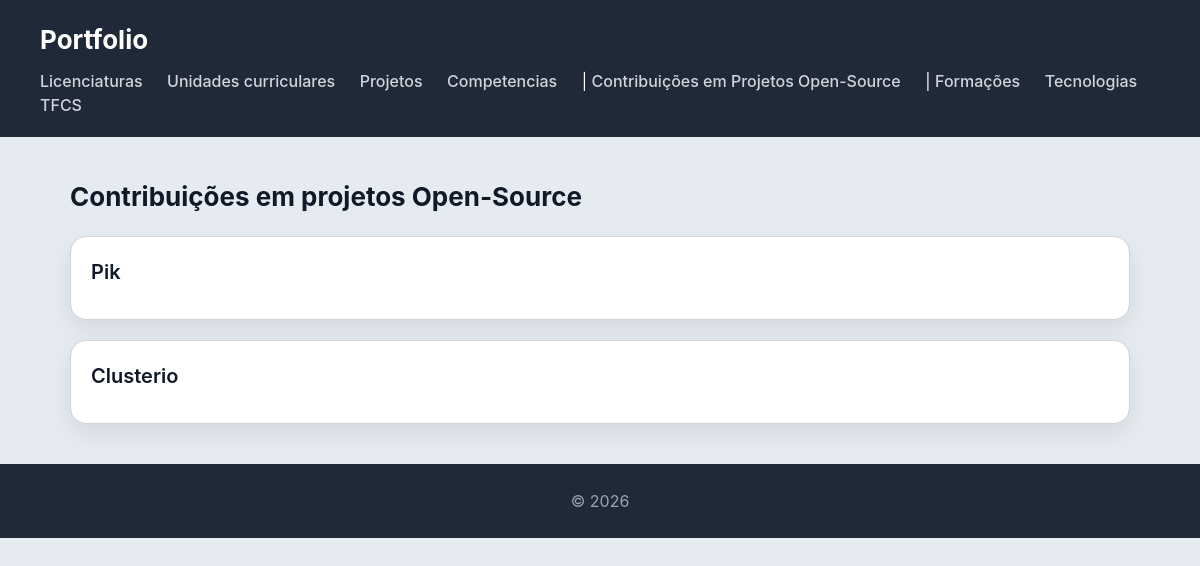
The page /contribuicoes/ on the database its author committed.
### portfolio/models.py (models this page shows)
class ContribuicaoOpenSource(models.Model):
    nome_projeto = models.CharField(max_length=100)
    descricao_projeto = models.CharField(max_length=250)
    descricao_contribuicao = models.CharField(max_length=500)
    link_repo = models.CharField(max_length=250)
    tecnologia = models.ManyToManyField(Tecnologia)
    def __str__(self):
        return self.nome_projeto

### portfolio/views.py (the view)
# urls.py: path('contribuicoes/', views.contribuicoesOpenSource_view, name='contribuicoes'),
def contribuicoesOpenSource_view(request):
    contribuicoes = (ContribuicaoOpenSource.objects
                    .select_related()
                    .prefetch_related()
                    .all())
    return render(request, 'portfolio/contribuicoes.html', {'contribuicoes': contribuicoes})

### portfolio/templates/portfolio/contribuicoes.html
{% extends "portfolio/base.html" %}
{% block content %}
<h2>Contribuições em projetos Open-Source</h2>
<section>
    {% for contrib in contribuicoes %}
    <article>
        <header>
            <h3>{{ contrib }}</h3>
        </header>
    </article>
    {% endfor %}
</section>
{% endblock %}

### portfolio/static/portfolio/styles.css (style rules this page uses)
* { box-sizing: border-box; margin: 0; padding: 0; }
body { font-family: "Inter", "Segoe UI", system-ui, -apple-system, sans-serif; background: #e6ebf2; color: #111827; line-height: 1.5; }
h2 { margin-bottom: 20px; font-size: 26px; }
section > article { background: white; padding: 20px; border-radius: 16px; border: 1px solid #d1d5db; box-shadow: 0 10px 25px rgba(0,0,0,0.08); transition: all 0.25s ease; margin-bottom: 20px; }
article > header { margin-bottom: 12px; }
article > header > h3 { font-size: 20px; font-weight: 600; margin-bottom: 4px; }

### rows shown on the page
ContribuicaoOpenSource: nome_projeto "Pik"
ContribuicaoOpenSource: nome_projeto "Clusterio"
